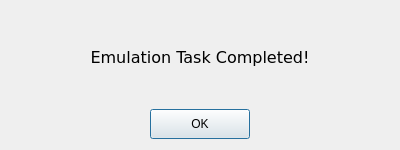
<?xml version="1.0" encoding="UTF-8"?>
<ui version="4.0">
 <class>Dialog</class>
 <widget class="QDialog" name="Dialog">
  <property name="geometry">
   <rect>
    <x>0</x>
    <y>0</y>
    <width>400</width>
    <height>150</height>
   </rect>
  </property>
  <property name="minimumSize">
   <size>
    <width>400</width>
    <height>150</height>
   </size>
  </property>
  <property name="maximumSize">
   <size>
    <width>400</width>
    <height>150</height>
   </size>
  </property>
  <property name="windowTitle">
   <string>InfoDialog</string>
  </property>
  <layout class="QVBoxLayout" name="verticalLayout">
   <item>
    <widget class="QLabel" name="label">
     <property name="font">
      <font>
       <family>DejaVu Sans</family>
       <pointsize>12</pointsize>
      </font>
     </property>
     <property name="text">
      <string>Emulation Task Completed!</string>
     </property>
     <property name="alignment">
      <set>Qt::AlignCenter</set>
     </property>
    </widget>
   </item>
   <item>
    <layout class="QHBoxLayout" name="horizontalLayout">
     <item>
      <widget class="QPushButton" name="pushButton">
       <property name="minimumSize">
        <size>
         <width>100</width>
         <height>30</height>
        </size>
       </property>
       <property name="maximumSize">
        <size>
         <width>100</width>
         <height>30</height>
        </size>
       </property>
       <property name="text">
        <string>OK</string>
       </property>
      </widget>
     </item>
    </layout>
   </item>
  </layout>
 </widget>
 <resources/>
 <connections>
  <connection>
   <sender>pushButton</sender>
   <signal>clicked()</signal>
   <receiver>Dialog</receiver>
   <slot>close()</slot>
   <hints>
    <hint type="sourcelabel">
     <x>199</x>
     <y>96</y>
    </hint>
    <hint type="destinationlabel">
     <x>270</x>
     <y>-4</y>
    </hint>
   </hints>
  </connection>
 </connections>
</ui>
